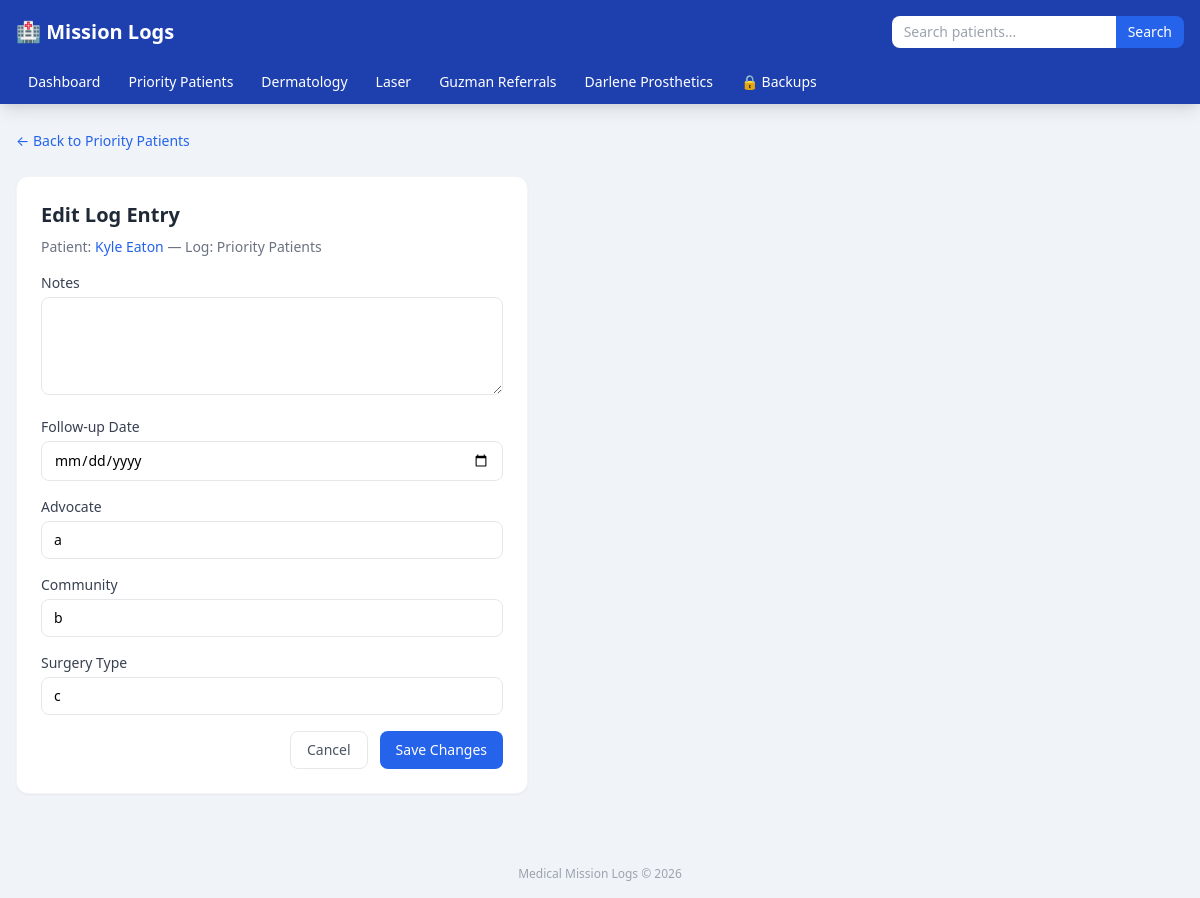
The page /log-entry/1/edit on the database its author committed.
### tables this page shows
CREATE TABLE log_entries (
            id INTEGER PRIMARY KEY AUTOINCREMENT,
            patient_id INTEGER NOT NULL,
            log_category TEXT NOT NULL,
            date_of_encounter TEXT,
            notes TEXT DEFAULT '',
            status TEXT DEFAULT 'Pending',
            follow_up_date TEXT,
            created_at TIMESTAMP DEFAULT CURRENT_TIMESTAMP,
            updated_at TIMESTAMP DEFAULT CURRENT_TIMESTAMP, advocate TEXT DEFAULT '', community TEXT DEFAULT '', problem TEXT DEFAULT '', appointment_timeframe TEXT DEFAULT '', procedure_type TEXT DEFAULT '', eye TEXT DEFAULT '', laser_date TEXT DEFAULT '', procedure TEXT DEFAULT '', derm_date TEXT DEFAULT '', surgery_type TEXT DEFAULT '',
            FOREIGN KEY (patient_id) REFERENCES patients(id) ON DELETE CASCADE
        );

CREATE TABLE patients (
            id INTEGER PRIMARY KEY AUTOINCREMENT,
            full_name TEXT NOT NULL,
            chart_id TEXT NOT NULL UNIQUE,
            date_of_birth TEXT NOT NULL,
            notes TEXT DEFAULT '',
            created_at TIMESTAMP DEFAULT CURRENT_TIMESTAMP,
            updated_at TIMESTAMP DEFAULT CURRENT_TIMESTAMP
        );

### app.py (the view, shortened to what this page needs)
@app.route("/log-entry/<int:entry_id>/edit", methods=["GET", "POST"])
def edit_log_entry(entry_id):
    entry = get_log_entry(entry_id)
    if not entry:
        flash("Log entry not found.", "error")
        return redirect(url_for("dashboard"))
    return render_template("log_entry_edit.html", entry=entry, categories=LOG_CATEGORIES)

### database.py (called while the page is built)
def get_db():
    conn = sqlite3.connect(DB_PATH)
    conn.row_factory = sqlite3.Row
    conn.execute("PRAGMA foreign_keys = ON")
    return conn

def get_log_entry(entry_id):
    conn = get_db()
    entry = conn.execute(
        """SELECT le.*, p.full_name, p.chart_id, p.date_of_birth
           FROM log_entries le
           JOIN patients p ON le.patient_id = p.id
           WHERE le.id = ?""",
        (entry_id,),
    ).fetchone()
    conn.close()
    return entry

### templates/log_entry_edit.html (shortened to what this page needs)
{% extends "base.html" %}
{% block content %}
<div class="mb-6">
    <a href="/log/{{ entry.log_category }}" class="text-blue-600 hover:underline text-sm">← Back to {{ entry.log_category }}</a>
</div>
<div class="bg-white rounded-xl p-6 shadow-sm border border-gray-100 max-w-lg">
    <h1 class="text-xl font-bold text-gray-800 mb-2">Edit Log Entry</h1>
    <p class="text-sm text-gray-500 mb-4">
        Patient: <a href="/patient/{{ entry.patient_id }}" class="text-blue-600 hover:underline">{{ entry.full_name }}</a>
        — Log: {{ entry.log_category }}
    </p>
    <form action="/log-entry/{{ entry.id }}/edit" method="POST">
        <div class="mb-4">
            <label class="block text-sm font-medium text-gray-700 mb-1">Notes</label>
            <textarea name="notes" rows="4"
                      class="w-full border rounded-lg px-3 py-2 text-sm focus:ring-2 focus:ring-blue-300 focus:outline-none">{{ entry.notes }}</textarea>
        </div>
        <div class="mb-4">
            <label class="block text-sm font-medium text-gray-700 mb-1">Follow-up Date</label>
            <input type="date" name="follow_up_date" value="{{ entry.follow_up_date or '' }}"
                   class="w-full border rounded-lg px-3 py-2 text-sm focus:ring-2 focus:ring-blue-300 focus:outline-none">
        </div>
        {% if entry.log_category == 'Priority Patients' %}
        <div class="mb-4">
            <label class="block text-sm font-medium text-gray-700 mb-1">Advocate</label>
            <input type="text" name="advocate" value="{{ entry.advocate or '' }}"
                   class="w-full border rounded-lg px-3 py-2 text-sm focus:ring-2 focus:ring-blue-300 focus:outline-none">
        </div>
        <div class="mb-4">
            <label class="block text-sm font-medium text-gray-700 mb-1">Community</label>
            <input type="text" name="community" value="{{ entry.community or '' }}"
                   class="w-full border rounded-lg px-3 py-2 text-sm focus:ring-2 focus:ring-blue-300 focus:outline-none">
        </div>
        <div class="mb-4">
            <label class="block text-sm font-medium text-gray-700 mb-1">Surgery Type</label>
            <input type="text" name="surgery_type" value="{{ entry.surgery_type or '' }}"
                   class="w-full border rounded-lg px-3 py-2 text-sm focus:ring-2 focus:ring-blue-300 focus:outline-none">
        </div>
        {% endif %}
        <div class="flex gap-3 justify-end">
            <a href="/log/{{ entry.log_category }}" class="px-4 py-2 rounded-lg border text-gray-600 hover:bg-gray-50 text-sm">
                Cancel
            </a>
            <button type="submit" class="bg-blue-600 text-white px-4 py-2 rounded-lg hover:bg-blue-700 text-sm font-medium">
                Save Changes
            </button>
        </div>
    </form>
</div>
{% endblock %}

### templates/base.html (style rules this page uses)
body { background-color: #f0f4f8; }

### rows shown on the page
log_entries: log_category "Priority Patients", advocate "a", community "b", surgery_type "c"
patients: full_name "Kyle Eaton"

### other values the page prints
{{ cat }} "Priority Patients" "Dermatology" "Laser" "Guzman Referrals" "Darlene Prosthetics"
